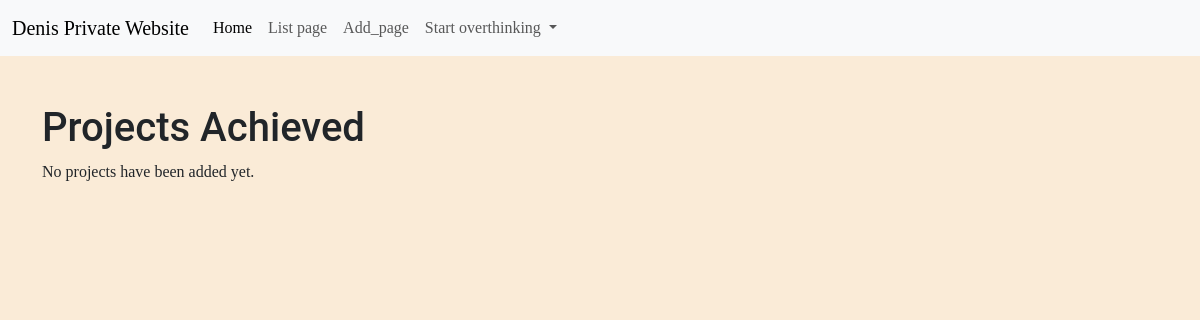
/project_achieved/, run on an earlier commit of the app's database.
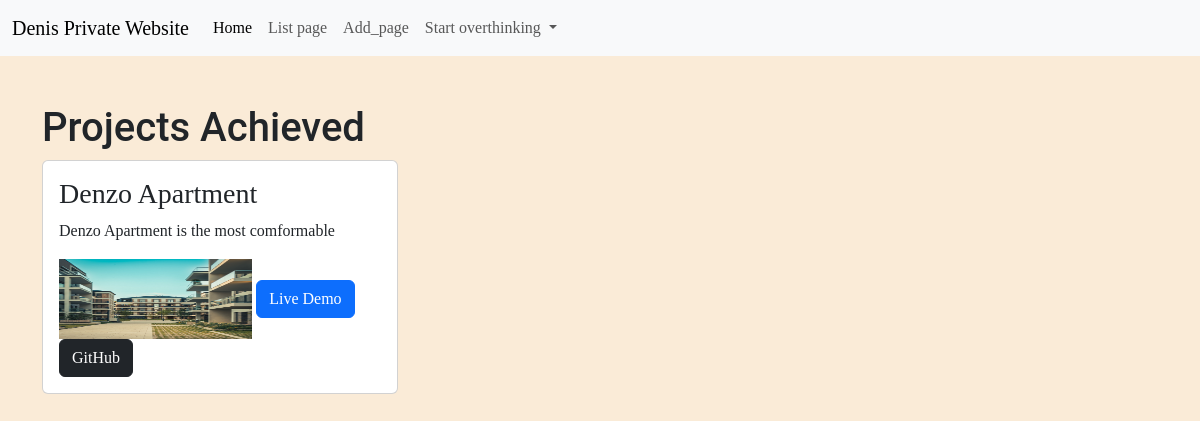
And on a later commit of the database.
### Media/models.py (models this page shows, shortened)
class Project(models.Model):
    title = models.CharField(max_length=200)
    description = models.TextField()
    project_image = models.ImageField(upload_to='project/')
    published_at = models.DateTimeField(auto_now_add=True)
    project_url = models.URLField()
    vercel_url = models.URLField()

### Media/views.py (the view)
# urls.py: path('project_achieved/',views.project_achieved,name='project_achieved'),
def project_achieved(request):
    projects = models.Project.objects.all()
    return render(request,'project_achieved.html',{'projects':projects})

### Media/templates/project_achieved.html (shortened to what this page needs)
{% extends 'base.html' %}
{% load static %}
{% block content %}
<body>
<div class="container mt-5">
    <h1>Projects Achieved</h1>
    <div class="row">
        {% for project in projects %}
        <div class="col-md-4 mb-4">
            <div class="card">
                <div class="card-body">
                    <h3>{{ project.title }}</h3>
                    <p>{{ project.description }}</p>
                  <img style=" width: 60%;
    height: 80px;" src="{{ project.project_image.url }}">
                    {% if project.project_url %}
                        <a href="{{ project.project_url }}"
                           target="_blank"
                           class="btn btn-primary">
                            Live Demo
                        </a>
                    {% endif %}
                    {% if project.project_url %}
                        <a href="{{ project.project_url }}"
                           target="_blank"
                           class="btn btn-dark">
                            GitHub
                        </a>
                    {% endif %}
                </div>
            </div>
        </div>
        {% empty %}
        <p>No projects have been added yet.</p>
        {% endfor %}
    </div>
</div>
</body>
{% endblock %}

### Documents/templates/base.html (shortened to what this page needs)
<!DOCTYPE html>
{% load static %}
<html lang="en">
<head>
    <link rel="stylesheet" href="https://cdn.jsdelivr.net/npm/bootstrap@5.3.8/dist/css/bootstrap.min.css">
    <link rel="stylesheet" href="{% static 'assest/style/main.css' %}">
</head>
<body>
<nav class="navbar navbar-expand-lg bg-body-tertiary">
  <div class="container-fluid">
    <a class="navbar-brand" href="#">Denis Private Website</a>
    <div class="collapse navbar-collapse" id="navbarNavDropdown">
      <ul class="navbar-nav">
        <li class="nav-item">
          <a class="nav-link active" aria-current="page" href="{% url 'index' %}">Home</a>
        </li>
        <li class="nav-item">
          <a class="nav-link" href="{% url 'list_page' %}">List page</a>
        </li>
        <li class="nav-item">
          <a class="nav-link" href="{% url 'Add_page' %}">Add_page</a>
        </li>
        <li class="nav-item dropdown">
          <a class="nav-link dropdown-toggle" href="#" role="button" data-bs-toggle="dropdown" aria-expanded="false">
            Start overthinking
          </a>
        </li>
      </ul>
    </div>
  </div>
</nav>
<main>
    {% block content %}
    {% endblock %}
</main>
</body>
</html>

### static/assest/style/main.css (style rules this page uses)
body { background-color: antiquewhite; font-family: "Times New Roman", serif; }
h1 { font-family: "Roboto", sans-serif; }
a { text-decoration: none; color:#000 ; }
img { width:80%; height:60%; }

What changed in the data, as far as the page shows it:
added Project: title "Denzo Apartment", description "Denzo Apartment is the most comformable", project_image (picture)
Also different on the page:
text no longer shown: "No projects have been added yet."
